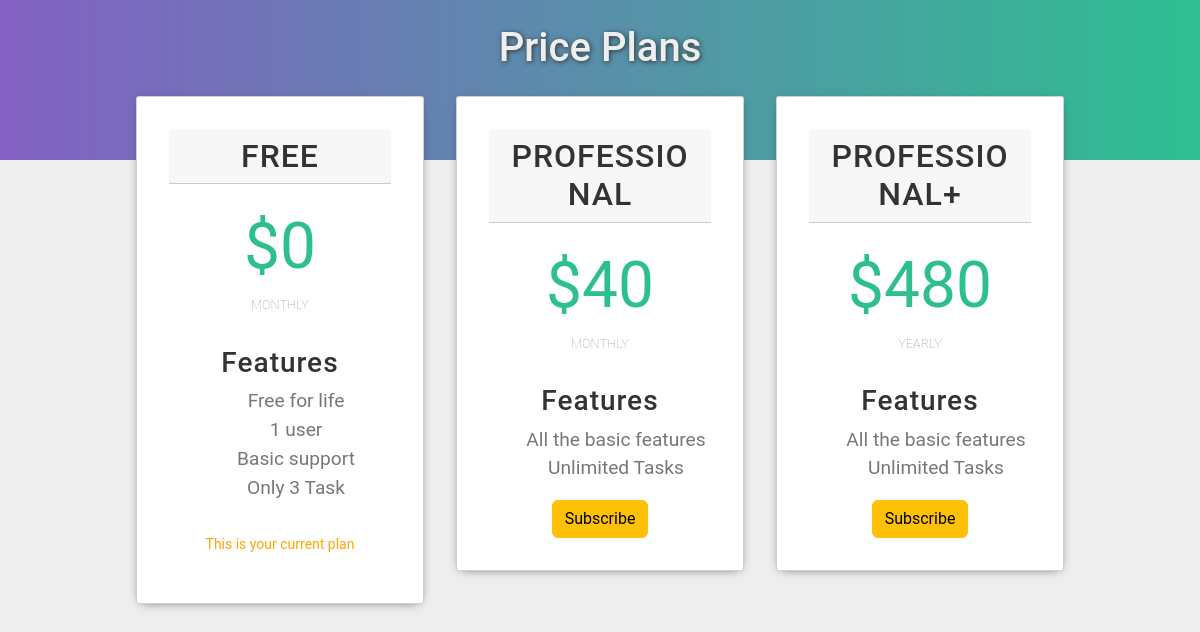
Screenshot of /membership/viewplans/ (signed in) with the database file from the repository.
### memberships/models.py (models this page shows, shortened)
class Membership(models.Model):
    membership_type = models.CharField(
        choices=MEMBERSHIP_CHOICES,
        default='Free',
        max_length=30)
    price = models.IntegerField(default=0)
    payment_type= models.CharField(choices= PAYMENT_TYPE, default='Monthly', max_length= 50)
    stripe_price_id = models.CharField(max_length=200, default="price_1LCfzGHbrOhTO2jzGrkrAkqm")

### memberships/views.py (the view)
# urls.py: path("viewplans/", views.viewPlans, name='view_plans'),
@login_required(login_url='login')
def viewPlans(request):
    membership = Membership.objects.all()
    current_membership= getuser_membership(request)
    context = {
        'memberships': membership,
        'current_membership': current_membership
    }
    return render(request, 'plans.html', context)

### memberships/views.py (called while the page is built)
def getuser_membership(request):
    getmem = UserMembership.objects.filter(user = request.user)
    if getmem.exists():
        return getmem.first()
    else:
        return None

### memberships/templates/plans.html (shortened to what this page needs)
{% load static %}
<!DOCTYPE html>
<html lang="en">
<head>
    <link href="https://cdn.jsdelivr.net/npm/bootstrap@5.2.0-beta1/dist/css/bootstrap.min.css" rel="stylesheet">
</head>
<body>
    <section class="card-div">
            <div class="card-div-title">
            <h1>Price Plans</h1>
            </div>
        {% for membership in memberships %}
            <div class="card">
                <h2 class="card-header">{{membership.membership_type}}</h2>
                <p class="card-pricing">${{membership.price}}<span class="recurring">{{membership.payment_type}}</span></p>
                <h3 class="card-subheader">Features</h3>
                {% if membership.membership_type == 'Free' %}
                <ul class="card-features">
                    <li>Free for life</li>
                    <li>1 user</li>
                    <li>Basic support</li>
                    <li> Only 3 Task</li>
                </ul>
                {% else %}
                <ul class="card-features">
                    <li>All the basic features</li>
                    <li>Unlimited Tasks </li>
                </ul>
                {% endif %}
                {% if current_membership == None and membership.membership_type == 'Free'  or membership == current_membership.membership %}
                    <p style="color: orange;font-size: 14px;padding-top: 1rem;">This is your current plan</p>
                {% else %}
                    <a href="{% url 'upgrade_plan' membership.membership_type %}"><button type="button" class="btn btn-warning">Subscribe</button> </a>
                {% endif %}
            </div>
        {% endfor %}
      </section>
</body>
</html>

### memberships/templates/plans.html (style rules this page uses)
* { margin: 0; padding:0; box-padding: 0; }
body { font-family: Roboto; background-color: #EEE; color: #333; }
.card-div { background: linear-gradient(to right, #8360c3,#2ebf91); height: 10rem; padding: 2% 10%; display: flex; flex-wrap: wrap; justify-content: space-between; align-items: flex-start; }
.card-div-title { flex: 100%; clear:both; text-align: center; font-size: 1.5rem; color: #eee; text-shadow: 1px 1px 5px #333; }
.card { background-color: white; padding: 2rem; border-radius: 3px; text-align:center; font-size: 1.5rem; transition: transform 0.5s; box-shadow: 0px 2px 10px -5px #333; flex: 3; margin: 1rem; }
.card-header { text-transform: uppercase; letter-spacing: 1px; }
.card-subheader { letter-spacing: 1px; }
.card-pricing { font-size: 4rem; color: #2ebf91; padding: 15px 0px; }
.recurring { text-transform: uppercase; color: #999; font-weight: 200; font-size: 0.8rem; display:block; }
.card-features { list-style-type: none; color: #777; font-size:1.2rem; }

### rows the page displays
Membership: membership_type "FREE", price "0", payment_type "MONTHLY", shows "Free for life", shows "This is your current plan"
Membership: membership_type "PROFESSIONAL", price "40", payment_type "MONTHLY", shows "All the basic features", shows "Subscribe"
Membership: membership_type "PROFESSIONAL+", price "480", payment_type "YEARLY", shows "All the basic features", shows "Subscribe"
